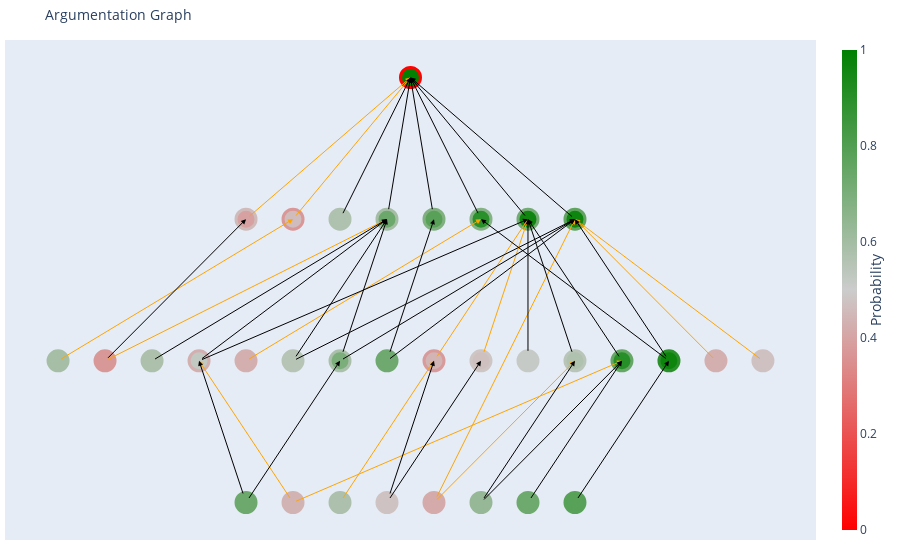

Notebook code cell kept with this figure:
### Markdown cell above
- Using TQBAFc'

### Code cell
eidx = 3 # Example index from 0 to 1114
labels = ['Negative', 'Positive']
print(f' Input: {X_test[eidx]}\n Label: {labels[y_test[eidx]]}\t Predict: {labels[y_pred[eidx]]}')
generate_visualization(TQBAFcps[eidx], test_matches[eidx], sort_by = 'final_strength', save_fig = False)

### Figure 1 — Plotly figure (JSON) as saved in the notebook; plotly's stock layout.template omitted (floating-point values rounded to 4 significant figures)
{"data": [{"hoverinfo": "text", "marker": {"cmax": 1, "cmin": 0, "color": [0.9927, 0.3943, 0.4604, 0.5709, 0.7355, 0.7817, 0.8963, 0.961, 0.9661, 0.5934, 0.3729, 0.5783, 0.5256, 0.4294, 0.5535, 0.6967, 0.7278, 0.4409, 0.4709, 0.515, 0.5703, 0.9038, 0.969, 0.428, 0.4733, 0.7337, 0.4399, 0.577, 0.4758, 0.4157, 0.629, 0.7308, 0.785], "colorbar": {"thickness": 15, "title": {"side": "right", "text": "Probability"}, "xanchor": "left"}, "colorscale": [[0, "green"], [0.5, "#CCCCCC"], [1, "red"]], "line": {"cmax": 1, "cmin": 0, "color": [0.997, 0.5422, 0.6311, 0.4291, 0.4031, 0.3135, 0.3272, 0.2842, 0.2346, 0.4066, 0.6271, 0.4217, 0.5704, 0.5706, 0.4465, 0.4195, 0.2722, 0.6223, 0.517, 0.485, 0.4528, 0.25, 0.1047, 0.572, 0.5267, 0.2663, 0.5601, 0.423, 0.5242, 0.5843, 0.371, 0.2692, 0.215], "colorscale": [[0, "green"], [0.5, "#CCCCCC"], [1, "red"]], "width": 3}, "reversescale": true, "showscale": true, "size": 20}, "mode": "markers", "text": ["#0 []<br>Base score = -5.800<br>Final strength = 4.909<br>Support class = Positive<br>", "#88 [['LEMMA:to']]<br>Match: to<br>Base score = 0.169<br>Final strength = 0.429<br>Support class = Negative<br>", "#86 [['SPACY:POS-PUNCT'], ['SPACY:POS-NOUN']]<br>Match: . number<br>Base score = 0.537<br>Final strength = 0.159<br>Support class = Negative<br>", "#75 [['SPACY:POS-NOUN'], ['SPACY:POS-NOUN']]<br>Match: receive award<br>Base score = 0.286<br>Final strength = 0.286<br>Support class = Positive<br>", "#72 [['SPACY:POS-ADP']]<br>Match: with<br>Base score = 0.393<br>Final strength = 1.023<br>Support class = Positive<br>", "#90 [['HYPERNYM:communication.n.02']]<br>Match: numbers<br>Base score = 0.784<br>Final strength = 1.276<br>Support class = Positive<br>", "#16 [['LEMMA:call']]<br>Match: call<br>Base score = 0.721<br>Final strength = 2.157<br>Support class = Positive<br>", "#10 [['SPACY:POS-PROPN']]<br>Match: Todays<br>Base score = 0.924<br>Final strength = 3.205<br>Support class = Positive<br>", "#1 [['SPACY:POS-NUM']]<br>Match: 4882<br>Base score = 1.183<br>Final strength = 3.351<br>Support class = Positive<br>", "#98 [['LEMMA:.'], ['SPACY:POS-NOUN']]<br>Match: . number<br>Base score = 0.378<br>Final strength = 0.378<br>Support class = Positive<br>", "#62 [['LEMMA:to', 'SPACY:POS-ADP']]<br>Match: to<br>Base score = 0.520<br>Final strength = 0.520<br>Support class = Negative<br>", "#99 [['SPACY:POS-NOUN'], ['SPACY:POS-ADP']]<br>Match: numbers with<br>Base score = 0.316<br>Final strength = 0.316<br>Support class = Positive<br>", "#25 [['SPACY:POS-PROPN'], ['SPACY:POS-ADP']]<br>Match: Vodafone with<br>Base score = -0.283<br>Final strength = 0.102<br>Support class = Positive<br>", "#38 [['SPACY:POS-NOUN'], ['LEMMA:call']]<br>Match: number call<br>Base score = 0.284<br>Final strength = 0.284<br>Support class = Negative<br>", "#19 [['SPACY:POS-NUM'], ['SPACY:POS-ADP']]<br>Match: 4882 to<br>Base score = 0.215<br>Final strength = 0.215<br>Support class = Positive<br>", "#6 [['SPACY:POS-ADP'], ['SPACY:POS-NUM']]<br>Match: with 4882<br>Base score = 0.325<br>Final strength = 0.831<br>Support class = Positive<br>", "#59 [['HYPERNYM:communication.n.02'], ['SPACY:POS-NUM']]<br>Match: numbers 4882<br>Base score = 0.984<br>Final strength = 0.984<br>Support class = Positive<br>", "#22 [['SPACY:POS-PROPN'], ['SPACY:POS-PUNCT']]<br>Match: Â£350 .<br>Base score = 0.499<br>Final strength = 0.237<br>Support class = Negative<br>", "#8 [['SPACY:POS-NOUN'], ['SPACY:POS-PROPN']]<br>Match: receive Â£350<br>Base score = 0.068<br>Final strength = 0.116<br>Support class = Negative<br>", "#63 [['SPACY:POS-DET'], ['SPACY:POS-PROPN']]<br>Match: a Â£350<br>Base score = 0.060<br>Final strength = 0.060<br>Support class = Positive<br>", "#18 [['SPACY:POS-PROPN'], ['SPACY:POS-NOUN']]<br>Match: Todays numbers<br>Base score = 0.189<br>Final strength = 0.283<br>Support class = Positive<br>", "#4 [['SPACY:POS-PROPN'], ['SPACY:POS-PROPN']]<br>Match: Todays Vodafone<br>Base score = 1.098<br>Final strength = 2.240<br>Support class = Positive<br>", "#5 [['LEMMA:call'], ['SPACY:POS-NUM']]<br>Match: call 09064019014<br>Base score = 2.146<br>Final strength = 3.441<br>Support class = Positive<br>", "#27 [['SPACY:POS-NUM'], ['SPACY:POS-VERB']]<br>Match: 4882 are<br>Base score = 0.290<br>Final strength = 0.290<br>Support class = Negative<br>", "#54 [['SPACY:POS-NUM'], ['SPACY:POS-ADJ']]<br>Match: 09064019014 your<br>Base score = 0.107<br>Final strength = 0.107<br>Support class = Negative<br>", "#24 [['SPACY:POS-PROPN'], ['SPACY:POS-ADP'], ['SPACY:POS-NUM']]<br>Match: Vodafone with 4882<br>Base score = 1.014<br>Final strength = 1.014<br>Support class = Positive<br>", "#48 [['SPACY:POS-PROPN'], ['SPACY:POS-PROPN'], ['SPACY:POS-ADP']]<br>Match: Todays Vodafone with<br>Base score = 0.242<br>Final strength = 0.242<br>Support class = Negative<br>", "#45 [['SPACY:POS-PROPN'], ['LEMMA:.']]<br>Match: Â£350 .<br>Base score = 0.311<br>Final strength = 0.311<br>Support class = Positive<br>", "#96 [['SPACY:POS-NOUN'], ['SPACY:POS-PROPN'], ['SPACY:POS-PUNCT']]<br>Match: receive Â£350 .<br>Base score = 0.097<br>Final strength = 0.097<br>Support class = Negative<br>", "#29 [['SPACY:POS-PROPN'], ['SPACY:POS-NOUN'], ['SPACY:POS-NUM']]<br>Match: Vodafone numbers 4882<br>Base score = 0.340<br>Final strength = 0.340<br>Support class = Negative<br>", "#23 [['SPACY:POS-PROPN'], ['SPACY:POS-PROPN'], ['SPACY:POS-NOUN']]<br>Match: Todays Vodafone numbers<br>Base score = 0.528<br>Final strength = 0.528<br>Support class = Positive<br>", "#65 [['SPACY:POS-PROPN'], ['SPACY:POS-PROPN'], ['SPACY:POS-VERB']]<br>Match: Todays Vodafone ending<br>Base score = 0.999<br>Final strength = 0.999<br>Support class = Positive<br>", "#92 [['HYPERNYM:call.v.28'], ['SPACY:POS-NUM']]<br>Match: call 09064019014<br>Base score = 1.295<br>Final strength = 1.295<br>Support class = Positive<br>"], "type": "scatter", "x": [0, -3.5, -2.5, -1.5, -0.5, 0.5, 1.5, 2.5, 3.5, -7.5, -6.5, -5.5, -4.5, -3.5, -2.5, -1.5, -0.5, 0.5, 1.5, 2.5, 3.5, 4.5, 5.5, 6.5, 7.5, -3.5, -2.5, -1.5, -0.5, 0.5, 1.5, 2.5, 3.5], "y": [0, -1, -1, -1, -1, -1, -1, -1, -1, -2, -2, -2, -2, -2, -2, -2, -2, -2, -2, -2, -2, -2, -2, -2, -2, -3, -3, -3, -3, -3, -3, -3, -3]}], "layout": {"annotations": [{"arrowcolor": "orange", "arrowhead": 2, "arrowwidth": 1, "ax": -1.5, "axref": "x", "ay": -3, "ayref": "y", "showarrow": true, "x": 0.5, "xref": "x", "y": -2, "yref": "y"}, {"arrowcolor": "orange", "arrowhead": 2, "arrowwidth": 1, "ax": 6.5, "axref": "x", "ay": -2, "ayref": "y", "showarrow": true, "x": 3.5, "xref": "x", "y": -1, "yref": "y"}, {"arrowcolor": "orange", "arrowhead": 2, "arrowwidth": 1, "ax": 0.5, "axref": "x", "ay": -3, "ayref": "y", "showarrow": true, "x": 3.5, "xref": "x", "y": -2, "yref": "y"}, {"arrowcolor": "orange", "arrowhead": 2, "arrowwidth": 1, "ax": -2.5, "axref": "x", "ay": -3, "ayref": "y", "showarrow": true, "x": 4.5, "xref": "x", "y": -2, "yref": "y"}, {"arrowcolor": "orange", "arrowhead": 2, "arrowwidth": 1, "ax": 1.5, "axref": "x", "ay": -2, "ayref": "y", "showarrow": true, "x": 2.5, "xref": "x", "y": -1, "yref": "y"}, {"arrowcolor": "orange", "arrowhead": 2, "arrowwidth": 1, "ax": -2.5, "axref": "x", "ay": -1, "ayref": "y", "showarrow": true, "x": 0, "xref": "x", "y": 0, "yref": "y"}, {"arrowcolor": "orange", "arrowhead": 2, "arrowwidth": 1, "ax": -6.5, "axref": "x", "ay": -2, "ayref": "y", "showarrow": true, "x": -0.5, "xref": "x", "y": -1, "yref": "y"}, {"arrowcolor": "orange", "arrowhead": 2, "arrowwidth": 1, "ax": 0.5, "axref": "x", "ay": -3, "ayref": "y", "showarrow": true, "x": 3.5, "xref": "x", "y": -1, "yref": "y"}, {"arrowcolor": "orange", "arrowhead": 2, "arrowwidth": 1, "ax": -7.5, "axref": "x", "ay": -2, "ayref": "y", "showarrow": true, "x": -2.5, "xref": "x", "y": -1, "yref": "y"}, {"arrowcolor": "orange", "arrowhead": 2, "arrowwidth": 1, "ax": -3.5, "axref": "x", "ay": -1, "ayref": "y", "showarrow": true, "x": 0, "xref": "x", "y": 0, "yref": "y"}, {"arrowcolor": "orange", "arrowhead": 2, "arrowwidth": 1, "ax": -2.5, "axref": "x", "ay": -3, "ayref": "y", "showarrow": true, "x": -4.5, "xref": "x", "y": -2, "yref": "y"}, {"arrowcolor": "orange", "arrowhead": 2, "arrowwidth": 1, "ax": 7.5, "axref": "x", "ay": -2, "ayref": "y", "showarrow": true, "x": 3.5, "xref": "x", "y": -1, "yref": "y"}, {"arrowcolor": "orange", "arrowhead": 2, "arrowwidth": 1, "ax": 0.5, "axref": "x", "ay": -2, "ayref": "y", "showarrow": true, "x": 2.5, "xref": "x", "y": -1, "yref": "y"}, {"arrowcolor": "orange", "arrowhead": 2, "arrowwidth": 1, "ax": -3.5, "axref": "x", "ay": -2, "ayref": "y", "showarrow": true, "x": 1.5, "xref": "x", "y": -1, "yref": "y"}, {"arrowcolor": "black", "arrowhead": 2, "arrowwidth": 1, "ax": 1.5, "axref": "x", "ay": -3, "ayref": "y", "showarrow": true, "x": 4.5, "xref": "x", "y": -2, "yref": "y"}, {"arrowcolor": "black", "arrowhead": 2, "arrowwidth": 1, "ax": 0.5, "axref": "x", "ay": -1, "ayref": "y", "showarrow": true, "x": 0, "xref": "x", "y": 0, "yref": "y"}, {"arrowcolor": "black", "arrowhead": 2, "arrowwidth": 1, "ax": 2.5, "axref": "x", "ay": -3, "ayref": "y", "showarrow": true, "x": 4.5, "xref": "x", "y": -2, "yref": "y"}, {"arrowcolor": "black", "arrowhead": 2, "arrowwidth": 1, "ax": -1.5, "axref": "x", "ay": -1, "ayref": "y", "showarrow": true, "x": 0, "xref": "x", "y": 0, "yref": "y"}, {"arrowcolor": "black", "arrowhead": 2, "arrowwidth": 1, "ax": -5.5, "axref": "x", "ay": -2, "ayref": "y", "showarrow": true, "x": -0.5, "xref": "x", "y": -1, "yref": "y"}, {"arrowcolor": "black", "arrowhead": 2, "arrowwidth": 1, "ax": 5.5, "axref": "x", "ay": -2, "ayref": "y", "showarrow": true, "x": 3.5, "xref": "x", "y": -1, "yref": "y"}, {"arrowcolor": "black", "arrowhead": 2, "arrowwidth": 1, "ax": -6.5, "axref": "x", "ay": -2, "ayref": "y", "showarrow": true, "x": -3.5, "xref": "x", "y": -1, "yref": "y"}, {"arrowcolor": "black", "arrowhead": 2, "arrowwidth": 1, "ax": 1.5, "axref": "x", "ay": -3, "ayref": "y", "showarrow": true, "x": 3.5, "xref": "x", "y": -2, "yref": "y"}, {"arrowcolor": "black", "arrowhead": 2, "arrowwidth": 1, "ax": -0.5, "axref": "x", "ay": -3, "ayref": "y", "showarrow": true, "x": 0.5, "xref": "x", "y": -2, "yref": "y"}, {"arrowcolor": "black", "arrowhead": 2, "arrowwidth": 1, "ax": -1.5, "axref": "x", "ay": -2, "ayref": "y", "showarrow": true, "x": -0.5, "xref": "x", "y": -1, "yref": "y"}, {"arrowcolor": "black", "arrowhead": 2, "arrowwidth": 1, "ax": 2.5, "axref": "x", "ay": -1, "ayref": "y", "showarrow": true, "x": 0, "xref": "x", "y": 0, "yref": "y"}, {"arrowcolor": "black", "arrowhead": 2, "arrowwidth": 1, "ax": -0.5, "axref": "x", "ay": -3, "ayref": "y", "showarrow": true, "x": 1.5, "xref": "x", "y": -2, "yref": "y"}, {"arrowcolor": "black", "arrowhead": 2, "arrowwidth": 1, "ax": -2.5, "axref": "x", "ay": -2, "ayref": "y", "showarrow": true, "x": -0.5, "xref": "x", "y": -1, "yref": "y"}, {"arrowcolor": "black", "arrowhead": 2, "arrowwidth": 1, "ax": 4.5, "axref": "x", "ay": -2, "ayref": "y", "showarrow": true, "x": 2.5, "xref": "x", "y": -1, "yref": "y"}, {"arrowcolor": "black", "arrowhead": 2, "arrowwidth": 1, "ax": -3.5, "axref": "x", "ay": -3, "ayref": "y", "showarrow": true, "x": -1.5, "xref": "x", "y": -2, "yref": "y"}, {"arrowcolor": "black", "arrowhead": 2, "arrowwidth": 1, "ax": -0.5, "axref": "x", "ay": -1, "ayref": "y", "showarrow": true, "x": 0, "xref": "x", "y": 0, "yref": "y"}, {"arrowcolor": "black", "arrowhead": 2, "arrowwidth": 1, "ax": 1.5, "axref": "x", "ay": -1, "ayref": "y", "showarrow": true, "x": 0, "xref": "x", "y": 0, "yref": "y"}, {"arrowcolor": "black", "arrowhead": 2, "arrowwidth": 1, "ax": -4.5, "axref": "x", "ay": -2, "ayref": "y", "showarrow": true, "x": -0.5, "xref": "x", "y": -1, "yref": "y"}, {"arrowcolor": "black", "arrowhead": 2, "arrowwidth": 1, "ax": 3.5, "axref": "x", "ay": -1, "ayref": "y", "showarrow": true, "x": 0, "xref": "x", "y": 0, "yref": "y"}, {"arrowcolor": "black", "arrowhead": 2, "arrowwidth": 1, "ax": 3.5, "axref": "x", "ay": -2, "ayref": "y", "showarrow": true, "x": 2.5, "xref": "x", "y": -1, "yref": "y"}, {"arrowcolor": "black", "arrowhead": 2, "arrowwidth": 1, "ax": -4.5, "axref": "x", "ay": -2, "ayref": "y", "showarrow": true, "x": 2.5, "xref": "x", "y": -1, "yref": "y"}, {"arrowcolor": "black", "arrowhead": 2, "arrowwidth": 1, "ax": 3.5, "axref": "x", "ay": -3, "ayref": "y", "showarrow": true, "x": 5.5, "xref": "x", "y": -2, "yref": "y"}, {"arrowcolor": "black", "arrowhead": 2, "arrowwidth": 1, "ax": -0.5, "axref": "x", "ay": -2, "ayref": "y", "showarrow": true, "x": 0.5, "xref": "x", "y": -1, "yref": "y"}, {"arrowcolor": "black", "arrowhead": 2, "arrowwidth": 1, "ax": -0.5, "axref": "x", "ay": -2, "ayref": "y", "showarrow": true, "x": 3.5, "xref": "x", "y": -1, "yref": "y"}, {"arrowcolor": "black", "arrowhead": 2, "arrowwidth": 1, "ax": 5.5, "axref": "x", "ay": -2, "ayref": "y", "showarrow": true, "x": 1.5, "xref": "x", "y": -1, "yref": "y"}, {"arrowcolor": "black", "arrowhead": 2, "arrowwidth": 1, "ax": -1.5, "axref": "x", "ay": -2, "ayref": "y", "showarrow": true, "x": 3.5, "xref": "x", "y": -1, "yref": "y"}, {"arrowcolor": "black", "arrowhead": 2, "arrowwidth": 1, "ax": -3.5, "axref": "x", "ay": -3, "ayref": "y", "showarrow": true, "x": -4.5, "xref": "x", "y": -2, "yref": "y"}, {"arrowcolor": "black", "arrowhead": 2, "arrowwidth": 1, "ax": -2.5, "axref": "x", "ay": -2, "ayref": "y", "showarrow": true, "x": 3.5, "xref": "x", "y": -1, "yref": "y"}, {"arrowcolor": "black", "arrowhead": 2, "arrowwidth": 1, "ax": 2.5, "axref": "x", "ay": -2, "ayref": "y", "showarrow": true, "x": 2.5, "xref": "x", "y": -1, "yref": "y"}], "hovermode": "closest", "margin": {"b": 20, "l": 5, "r": 5, "t": 40}, "showlegend": false, "title": {"font": {"size": 14}, "text": "Argumentation Graph"}, "xaxis": {"showgrid": false, "showticklabels": false, "zeroline": false}, "yaxis": {"showgrid": false, "showticklabels": false, "zeroline": false}}}
